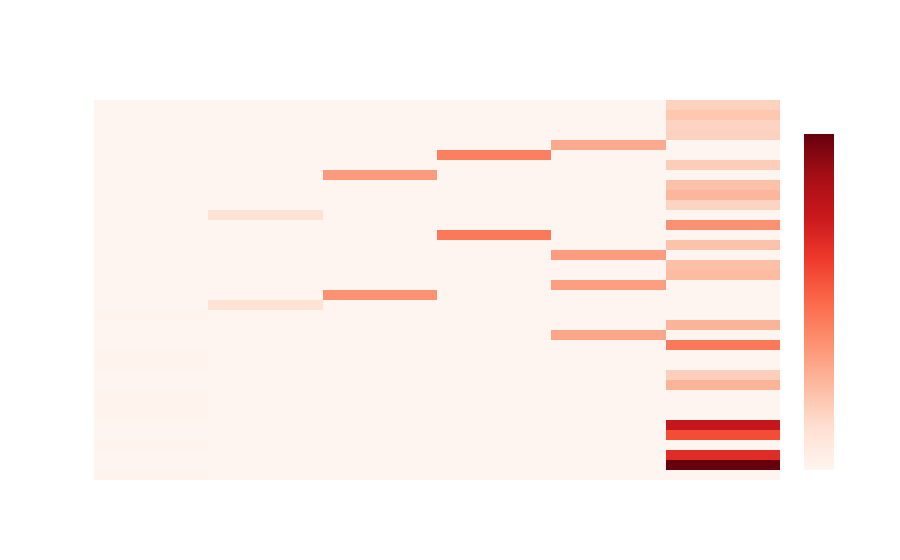

Source (notebook cell):
### Code cell
import plotly.graph_objects as go
import pandas as pd

# Example structure for df_words (replace with your actual data)
# df_words = pd.DataFrame({
#     'nota': [0, 0, 0, 1, 1, 1, 2, 2, 2],
#     'token': ['word1', 'word2', 'word3', 'word4', 'word5', 'word6', 'word7', 'word8', 'word9'],
#     'token_frequency': [50, 40, 30, 45, 35, 25, 60, 50, 40]
# })

# Sort tokens by frequency within each grade
df_words_sorted = (
    df_words
    .sort_values(by=['nota', 'token_frequency'], ascending=[True, False])
)

# Create a composite column to ensure distinct tokens per grade
df_words_sorted['token_nota'] = df_words_sorted['nota'].astype(str) + '|' + df_words_sorted['token']

# Pivot the data for heatmap
heatmap_data = df_words_sorted.pivot(index='token_nota', columns='nota', values='token_frequency').fillna(0)

# Update y-axis tokens for better display (show only token in hover)
heatmap_data.index = heatmap_data.index.str.split('|').str[1]

# Create the heatmap
fig = go.Figure(data=go.Heatmap(
    z=heatmap_data.values,  # Frequency matrix
    x=heatmap_data.columns,  # Grades (x-axis)
    y=heatmap_data.index,    # Tokens (y-axis)
    colorscale='Reds',       # Heatmap color scale
    colorbar=dict(title="Frequência"),  # Colorbar title
    hovertemplate=(
        "Nota: %{x}<br>" +
        "Token: %{y}<br>" +
        "Frequência: %{z}<extra></extra>"
    )
))

# Update layout for better visualization
fig.update_layout(
    title="20 Tokens Mais Frequentes por Nota (Ordenados)",
    xaxis_title="Nota",
    yaxis_title="Tokens (Ordenados por Frequência)",
    xaxis=dict(
        tickvals=heatmap_data.columns,  # Ensure separation between grades
        title_font=dict(size=14, color="white"),
        tickfont=dict(color="white")
    ),
    yaxis=dict(
        title_font=dict(size=14, color="white"),
        tickfont=dict(color="white"),
        automargin=True
    ),
    template="plotly_white",
    plot_bgcolor="rgba(0, 0, 0, 0)",  # Transparent plot background
    paper_bgcolor="rgba(0, 0, 0, 0)",  # Transparent outer background
    font=dict(color="white")  # White font for all text
)

# Show the figure
fig.show()

### Figure 1 — Plotly figure (JSON) as saved in the notebook; plotly's stock layout.template omitted (floating-point values rounded to 4 significant figures; data arrays with more than 128 entries replaced by an {"elided": "..."} marker saying what was removed)
{"data": [{"colorbar": {"title": {"text": "Frequência"}}, "colorscale": [[0, "rgb(255,245,240)"], [0.125, "rgb(254,224,210)"], [0.25, "rgb(252,187,161)"], [0.375, "rgb(252,146,114)"], [0.5, "rgb(251,106,74)"], [0.625, "rgb(239,59,44)"], [0.75, "rgb(203,24,29)"], [0.875, "rgb(165,15,21)"], [1, "rgb(103,0,13)"]], "hovertemplate": "Nota: %{x}<br>Token: %{y}<br>Frequência: %{z}<extra></extra>", "type": "heatmap", "x": [0, 1, 2, 3, 4, 5], "y": ["ano", "azulejos", "belém", "capital", "casarões", "cidade", "então", "europa", "fazer", "municipal", "parte", "pessoas", "porque", "prefeitura", "problema", "situação", "século", "ter", "valiosos", "xix", "azulejos", "belém", "bibiana", "cambará", "casarões", "cidade", "maior", "medidas", "municipal", "palacete", "patrimônio", "perderam", "prefeitura", "proteção", "roubos", "situação", "ter", "valiosos", "vandalismo", "xix", "alvo", "azulejos", "belém", "bibiana", "cambará", "casarões", "cidade", "históricos", "maior", "medidas", "municipal", "palacete", "patrimônio", "prefeitura", "proteção", "roubos", "situação", "valiosos", "vandalismo", "xix", "azulejos", "belém", "bibiana", "cambará", "casarões", "cidade", "históricos", "maior", "medidas", "municipal", "palacete", "patrimônio", "prefeitura", "problema", "proteção", "roubos", "situação", "valor", "vandalismo", "xix", "azulejos", "belém", "bibiana", "cambará", "casarões", "cidade", "históricos", "maior", "medidas", "municipal", "parte", "patrimônio", "prefeitura", "problema", "proteção", "roubos", "situação", "vandalismo", "variedade", "xix", "azulejos", "belém", "bibiana", "cambará", "casarões", "cidade", "cultural", "história", "histórico", "históricos", "medidas", "mercado", "municipal", "parte", "patrimônio", "prefeitura", "proteção", "roubos", "situação", "vandalismo"], "z": {"elided": "120x6 int values"}}], "layout": {"font": {"color": "white"}, "paper_bgcolor": "rgba(0, 0, 0, 0)", "plot_bgcolor": "rgba(0, 0, 0, 0)", "title": {"text": "20 Tokens Mais Frequentes por Nota (Ordenados)"}, "xaxis": {"tickfont": {"color": "white"}, "tickvals": [0, 1, 2, 3, 4, 5], "title": {"font": {"color": "white", "size": 14}, "text": "Nota"}}, "yaxis": {"automargin": true, "tickfont": {"color": "white"}, "title": {"font": {"color": "white", "size": 14}, "text": "Tokens (Ordenados por Frequência)"}}}}
